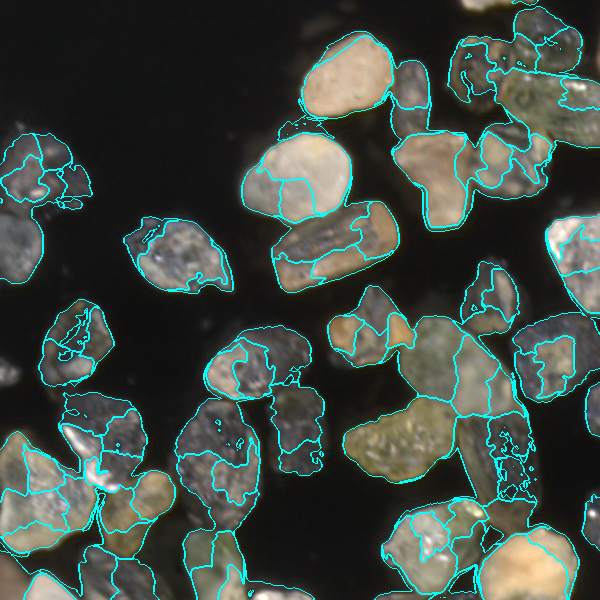
#> input picture images/TP2/Echantillion1Mod2_301_seg.png, 600 x 600 px
$ python -i TP2_f.py   (imports and definitions only)
#> lines starting #> are read from the running program, lines starting #| are printed output that depends on the picture; after the words box and inside, x2 and y2 are one past the last pixel; in counts of white or black regions, pixels touching at a corner belong together
#> further down, picture is the input picture: shape (600, 600, 3); mean B, G, R 68.4, 75.7, 64.5
from typing import List

import os
import sys

import cv2
import numpy as np
from skimage.segmentation import slic, mark_boundaries
from scipy.stats import skew, kurtosis
from sklearn.cluster import KMeans

# [16 lines left out: function load_images, not called in this run]

def segment_image(img: np.array) -> np.array:
    """ Segments the given img

    Parameters
    ----------
    img : np.array
        The img to segment
    """

    # Convert to grayscale
    gray = cv2.cvtColor(img, cv2.COLOR_BGR2GRAY)

    # img preprocess
    image_prepross = np.zeros_like(img, np.uint8)
    for i in range(3):
        image_prepross[:, :, i] = cv2.equalizeHist(img[:, :, i])
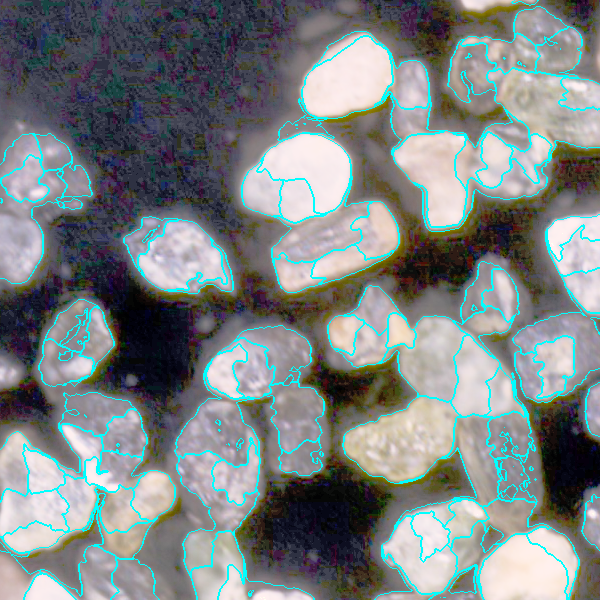
#> image_prepross: shape (600, 600, 3); mean B, G, R 130.7, 130.7, 122.8

    # Extract background
    _, thresh_hold_1 = cv2.threshold(gray, 50, 1, cv2.THRESH_BINARY)
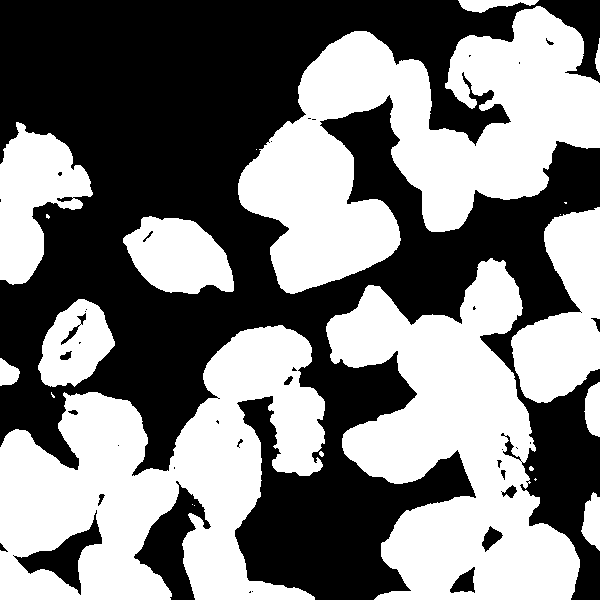
#> thresh_hold_1: shape (600, 600); values 0 (black) and 1 (white), 49.2% white; 22 white regions (9 under 20 px), largest, box (x1, y1, x2, y2) and area: (238, 6, 600, 294) 50666, (0, 325, 325, 600) 49509, (326, 258, 580, 600) 44923
    bkg = thresh_hold_1

    # Color spaces
    img_xyz = cv2.cvtColor(img, cv2.COLOR_BGR2XYZ)
#> img_xyz: shape (600, 600, 3); mean of channels 0, 1, 2 66, 72.8, 74.3

    # Blur for pixel wise feature extraction
    # Clean img
    cleaned_image = cv2.bitwise_and(img, img, mask=bkg)

    # Blur img
    blured_image = cv2.GaussianBlur(cleaned_image, (101, 101), 0)

    # Convert to LAB
    blured_image_lab = cv2.cvtColor(blured_image, cv2.COLOR_BGR2LAB)
#> blured_image_lab: shape (600, 600, 3); mean of channels 0, 1, 2 64.6, 122.2, 130
    blured_image_hsv = cv2.cvtColor(blured_image, cv2.COLOR_BGR2HSV)
#> blured_image_hsv: shape (600, 600, 3); mean H, S, V 65.5, 60.8, 64

    # Cluster pixels
    msk = bkg != 0
    pixel_features = np.concatenate((blured_image_lab, blured_image_hsv), axis=2)[msk, :]
    labels = KMeans(random_state=42, n_clusters=20, n_init='auto').fit_predict(pixel_features)

    # Reshape to 2D array
    n_img = np.zeros_like(blured_image_lab[:, :, 1])
    c = 0
    for i in range(n_img.shape[0]):
        for j in range(n_img.shape[1]):
            if msk[i, j]:
                n_img[i, j] = labels[c]
                c += 1
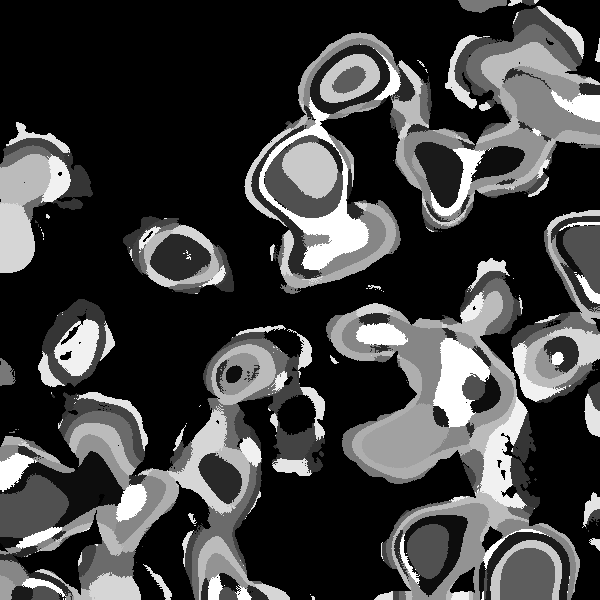
#> n_img: shape (600, 600); min 0, max 19, mean 4.84; drawn with min black and max white
#> after the loop, c = 177013

    # Slic + Feature + Clustering
    # SLIC Segmentation
    source_img = img_xyz
    slic_seg = slic(source_img, n_segments=300, compactness=20, sigma=1)
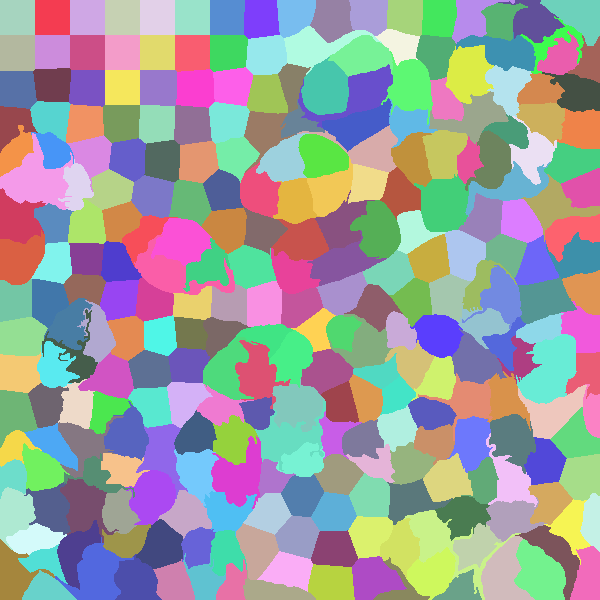
#> slic_seg: shape (600, 600) int64; 274 distinct labels, from 1 to 274; one colour per label, 0 black

    # Apply background
    segmentation = slic_seg * bkg
#> segmentation: shape (600, 600) int64; 190 distinct labels, from 0 to 274

    # Clean segmentation - Remove small superpixels
    for i in range(1, segmentation.max() + 1):
        if np.count_nonzero(segmentation == i) < 500:
            segmentation[segmentation == i] = 0
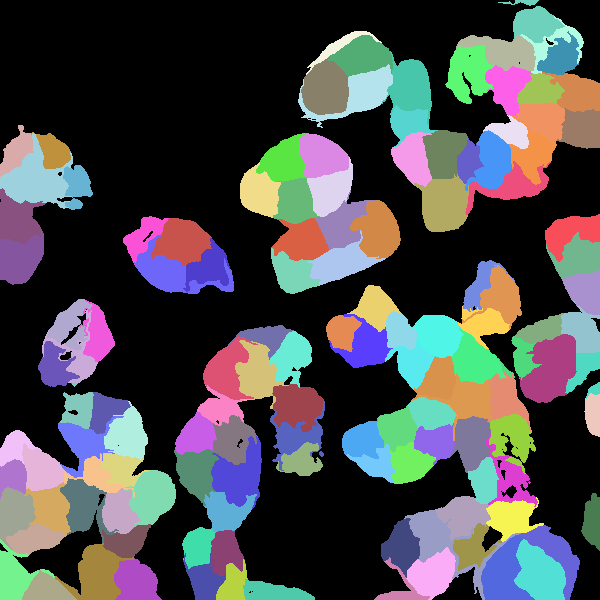
#> segmentation: shape (600, 600) int64; 130 distinct labels, from 0 to 274; one colour per label, 0 black

    # Function to extract features from superpixel
    def extract_features(superpixel: np.array) -> np.array:

        mean = np.mean(superpixel, axis=(0, 1))
        std = np.std(superpixel, axis=(0, 1))
        skewness = skew(superpixel, axis=(0, 1))
        kurt = kurtosis(superpixel, axis=(0, 1))

        channel_features = np.array([mean, std, skewness, kurt]).flatten().tolist()
        channel_features = np.array([mean, std]).flatten().tolist()

        # Add top histogram values
        for i in range(1 if len(superpixel.shape) == 2 else superpixel.shape[2]):
            hist_channel = cv2.calcHist([superpixel], [i], None, [256], [0, 256])[1:]
            channel_features.append(np.argmax(hist_channel) + 1)

        channel_features = np.array(channel_features)
        channel_features = np.nan_to_num(channel_features, 0)

        return channel_features

    # Get all img channels
    B = img[:, :, 0]
    G = img[:, :, 1]
    R = img[:, :, 2]
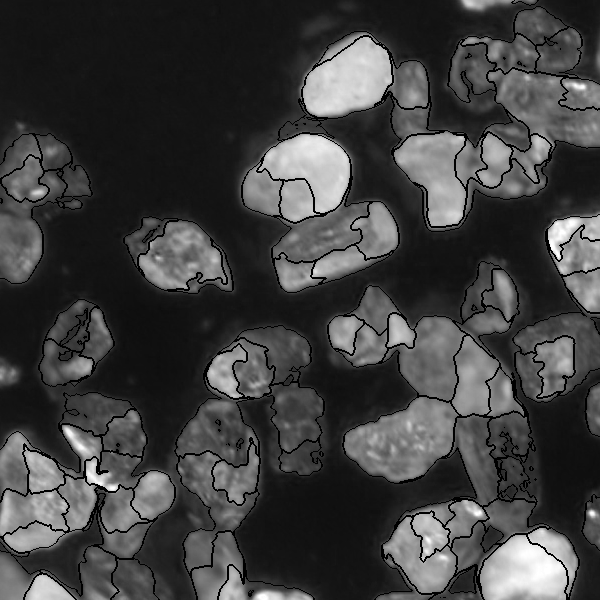
#> R: shape (600, 600); min 0, max 255, mean 64.5

    channels = [img_xyz, image_prepross]

    super_pixels = []
    super_pixels_features = []

    # Loop through superpixels and extract features
    for j in range(1, segmentation.max() + 1):

        superpixel_mask = segmentation == j
        if superpixel_mask.sum() == 0:
            continue

        # Extract features
        features = []
        for channel in channels:
            features.extend(extract_features(channel[superpixel_mask]))
        #   Extract Deg of luminance
        deg_of_lum = np.mean(0.299*R[superpixel_mask] + 0.587*G[superpixel_mask] + 0.114*B[superpixel_mask], axis=0)
        features.append(deg_of_lum)
        # Add the blured img features
        features.append(np.argmax(np.bincount(n_img[superpixel_mask])))

        # Extend mask
        kernel = np.ones((3, 3), np.uint8) / 9
        superpixel_mask_ext = cv2.dilate(superpixel_mask.astype(np.uint8), kernel, iterations=2)

        # Store superpixel and feature
        super_pixels.append((j, superpixel_mask, superpixel_mask_ext))
        super_pixels_features.append(features)
#> this loop made 274 passes
#> deg_of_lum on passes 15, 18, 19: 84.95, 114.9, 112.2
#> after the loop, super_pixels = 129 items; super_pixels_features = 129 items

    # Make array
    super_pixels_features = np.array(super_pixels_features)
    # Normalize
    super_pixels_features = (super_pixels_features - super_pixels_features.min(axis=0)) / (super_pixels_features.max(axis=0) - super_pixels_features.min(axis=0))

    # Combine superpixels
    for curr_pix in range(len(super_pixels)):
        for other_pix in range(curr_pix + 1, len(super_pixels)):
            # Check if superpixels overlap
            if np.any(np.logical_and(super_pixels[curr_pix][2], super_pixels[other_pix][2])):

                # Combine based on feature distance
                #   Check distance between features
                if np.linalg.norm(super_pixels_features[curr_pix] - super_pixels_features[other_pix]) < 0.35:
                    # Set other pixel to same id as current pixel
                    segmentation[segmentation == super_pixels[other_pix][0]] = super_pixels[curr_pix][0]
                    super_pixels[other_pix] = (super_pixels[curr_pix][0], super_pixels[other_pix][1], super_pixels[other_pix][2])
#> this loop made 129 passes
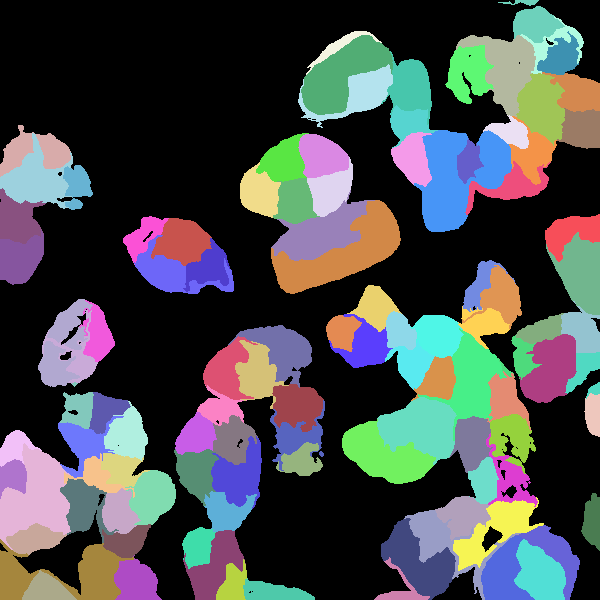
#> segmentation: shape (600, 600) int64; 107 distinct labels, from 0 to 274; one colour per label, 0 black

    return segmentation

# [42 lines left out: function run, not called in this run]

# [5 lines not run here, left out]

>>> import cv2
>>> picture = cv2.imread('images/TP2/Echantillion1Mod2_301_seg.png')
>>> result = segment_image(picture)

$ run again, on images/TP2/Echantillion1Mod2_305_seg.png
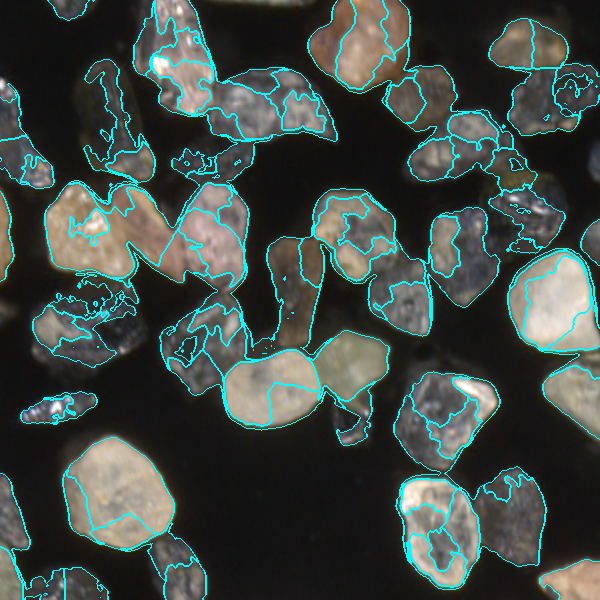
#> input picture images/TP2/Echantillion1Mod2_305_seg.png, 600 x 600 px
#> picture is the input picture: shape (600, 600, 3); mean B, G, R 70.3, 75.4, 63.7
#> thresh_hold_1: shape (600, 600); values 0 (black) and 1 (white), 47.4% white; 26 white regions (8 under 20 px), largest, box (x1, y1, x2, y2) and area: (31, 0, 501, 446) 82395, (393, 362, 547, 591) 20702, (307, 0, 566, 254) 20399
#> img_xyz: shape (600, 600, 3); mean of channels 0, 1, 2 65.9, 72.5, 76
#> blured_image_lab: shape (600, 600, 3); mean of channels 0, 1, 2 63.6, 122.4, 128.6
#> blured_image_hsv: shape (600, 600, 3); mean H, S, V 72.3, 65.8, 63.3
#> after the loop in segment_image, `for i in range(n_img.shape[0]):`:
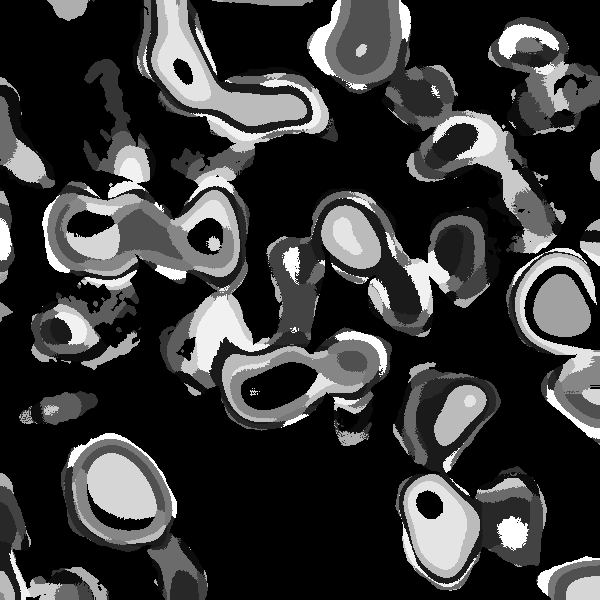
#> n_img: shape (600, 600); min 0, max 19, mean 4.24; drawn with min black and max white
#> after the loop in segment_image, `for i in range(n_img.shape[0]):`: c = 170626
#> slic_seg: shape (600, 600) int64; 272 distinct labels, from 1 to 272
#> the loop in segment_image, `for j in range(1, segmentation.max() + 1): ` made 272 passes
#> deg_of_lum on passes 2, 5, 6: 82.06, 92.62, 148.5
#> after the loop in segment_image, `for j in range(1, segmentation.max() + 1):`: super_pixels = 129 items
#> the loop in segment_image, `for curr_pix in range(len(super_pixels)):` made 129 passes
#> after the loop in segment_image, `for curr_pix in range(len(super_pixels)):`:
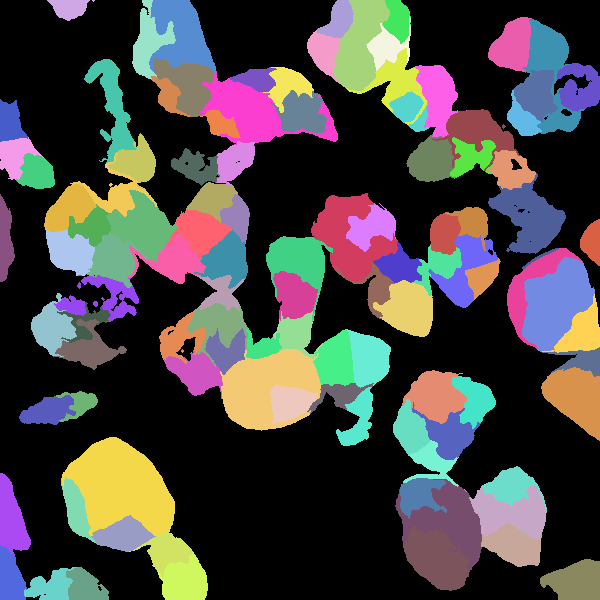
#> segmentation: shape (600, 600) int64; 106 distinct labels, from 0 to 272; one colour per label, 0 black

$ run again, on images/TP2/Echantillion1Mod2_306_seg.png
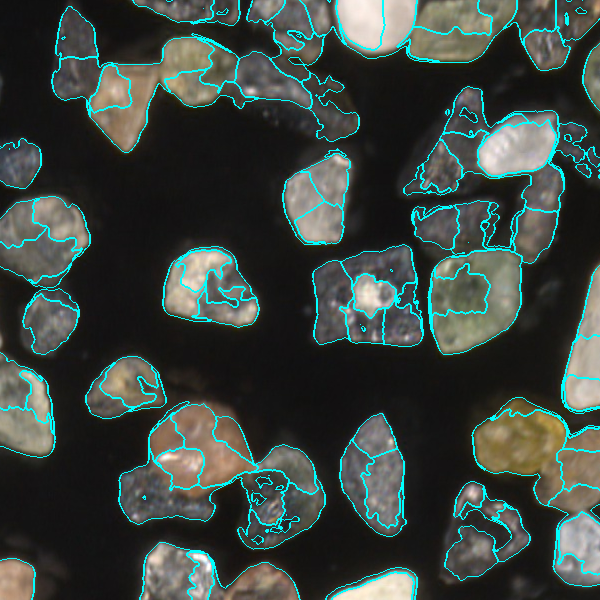
#> input picture images/TP2/Echantillion1Mod2_306_seg.png, 600 x 600 px
#> picture is the input picture: shape (600, 600, 3); mean B, G, R 65.6, 71.1, 60.6
#> thresh_hold_1: shape (600, 600); values 0 (black) and 1 (white), 44.3% white; 36 white regions (11 under 20 px), largest, box (x1, y1, x2, y2) and area: (51, 0, 600, 154) 36033, (403, 86, 600, 356) 25701, (118, 399, 326, 550) 17267
#> img_xyz: shape (600, 600, 3); mean of channels 0, 1, 2 62.2, 68.4, 71
#> blured_image_lab: shape (600, 600, 3); mean of channels 0, 1, 2 58.4, 122.8, 129.1
#> blured_image_hsv: shape (600, 600, 3); mean H, S, V 71.8, 66.6, 58.1
#> after the loop in segment_image, `for i in range(n_img.shape[0]):`:
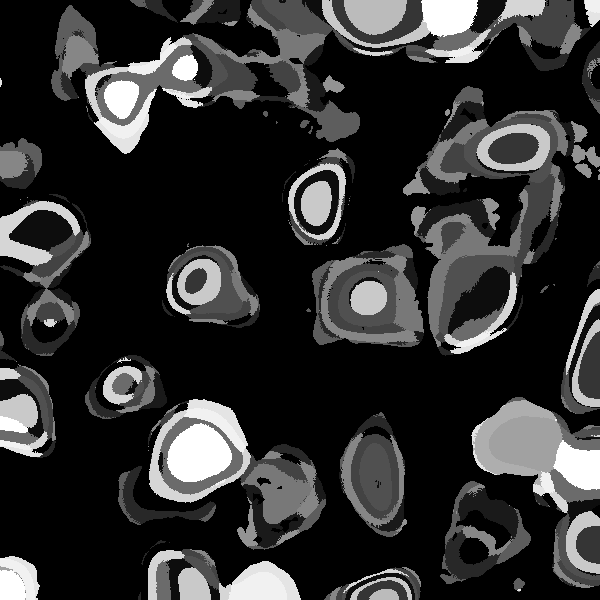
#> n_img: shape (600, 600); min 0, max 19, mean 3.62; drawn with min black and max white
#> after the loop in segment_image, `for i in range(n_img.shape[0]):`: c = 159597
#> slic_seg: shape (600, 600) int64; 269 distinct labels, from 1 to 269
#> the loop in segment_image, `for j in range(1, segmentation.max() + 1): ` made 269 passes
#> deg_of_lum on passes 3, 5, 6: 72.22, 102.3, 82.29
#> after the loop in segment_image, `for j in range(1, segmentation.max() + 1):`: super_pixels = 119 items
#> the loop in segment_image, `for curr_pix in range(len(super_pixels)):` made 119 passes
#> after the loop in segment_image, `for curr_pix in range(len(super_pixels)):`:
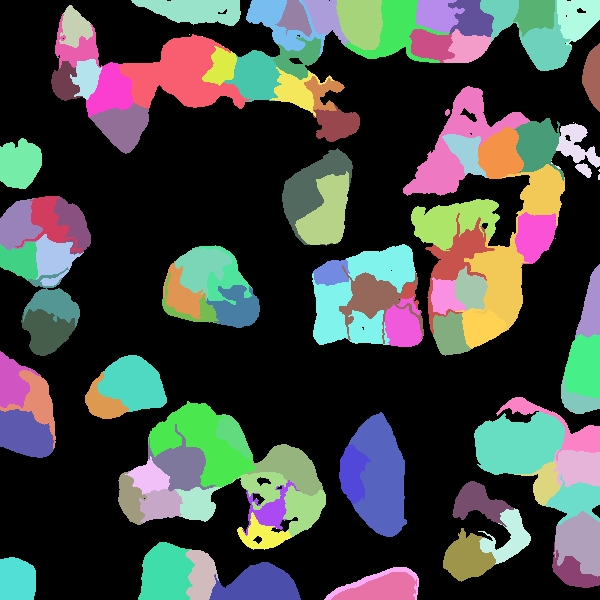
#> segmentation: shape (600, 600) int64; 97 distinct labels, from 0 to 269; one colour per label, 0 black

$ run again, on images/TP2/Echantillion1Mod2_316_seg.png
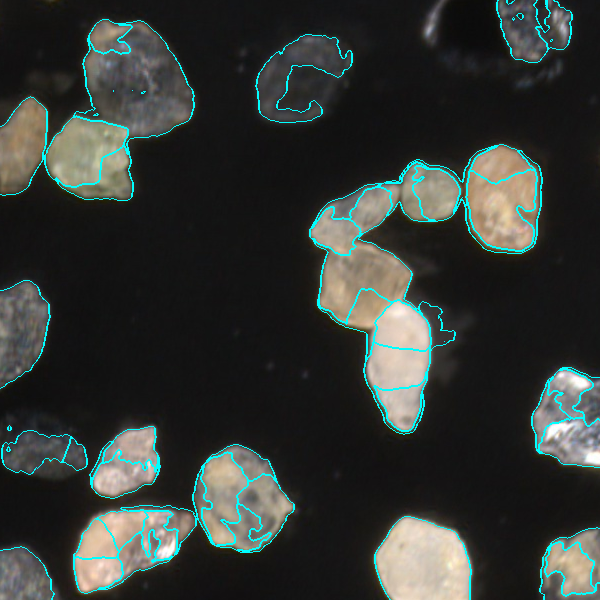
#> input picture images/TP2/Echantillion1Mod2_316_seg.png, 600 x 600 px
#> picture is the input picture: shape (600, 600, 3); mean B, G, R 53.7, 57.5, 52.6
#> thresh_hold_1: shape (600, 600); values 0 (black) and 1 (white), 28.7% white; 22 white regions (4 under 20 px), largest, box (x1, y1, x2, y2) and area: (308, 143, 543, 435) 28912, (0, 19, 195, 201) 19761, (71, 444, 298, 595) 15872
#> img_xyz: shape (600, 600, 3); mean of channels 0, 1, 2 51.9, 56.1, 58.4
#> blured_image_lab: shape (600, 600, 3); mean of channels 0, 1, 2 42.4, 125.3, 129.1
#> blured_image_hsv: shape (600, 600, 3); mean H, S, V 54.1, 51.6, 42.2
#> after the loop in segment_image, `for i in range(n_img.shape[0]):`: c = 103413
#> slic_seg: shape (600, 600) int64; 273 distinct labels, from 1 to 273
#> the loop in segment_image, `for j in range(1, segmentation.max() + 1): ` made 267 passes
#> deg_of_lum on passes 14, 15, 17: 90.69, 120, 130.9
#> after the loop in segment_image, `for j in range(1, segmentation.max() + 1):`: super_pixels = 75 items
#> the loop in segment_image, `for curr_pix in range(len(super_pixels)):` made 75 passes
#> after the loop in segment_image, `for curr_pix in range(len(super_pixels)):`:
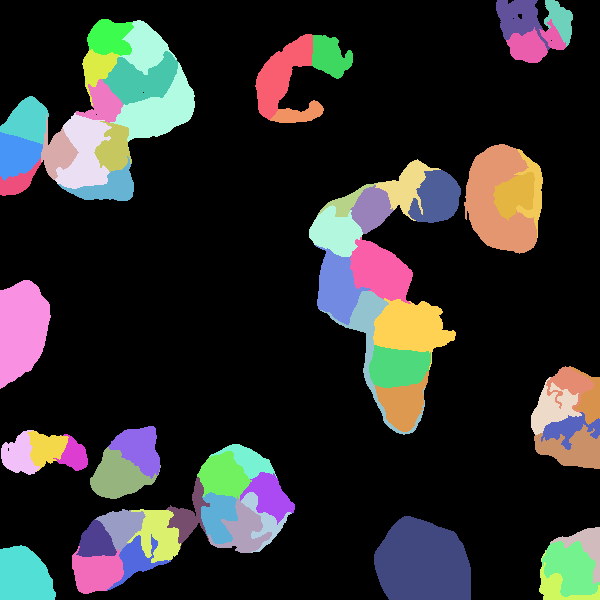
#> segmentation: shape (600, 600) int64; 61 distinct labels, from 0 to 262; one colour per label, 0 black
